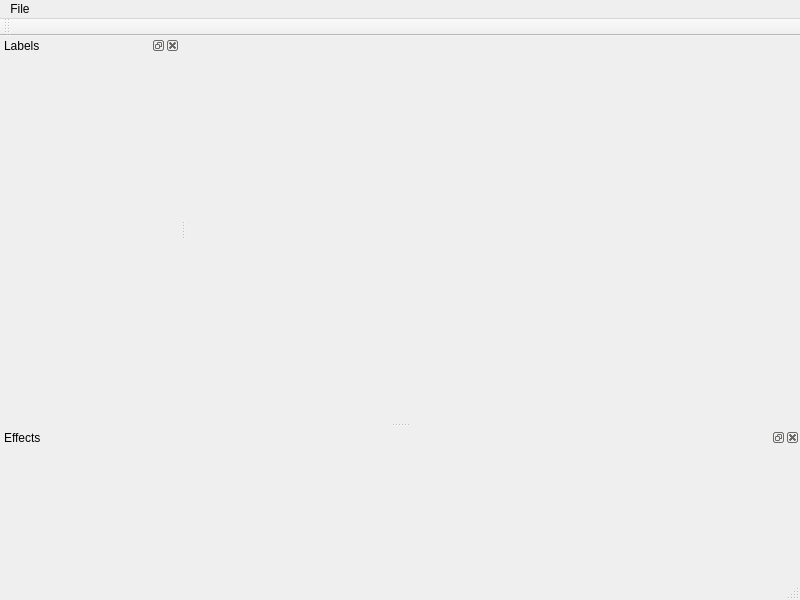
<?xml version="1.0" encoding="UTF-8"?>
<ui version="4.0">
 <class>MainWindow</class>
 <widget class="QMainWindow" name="MainWindow">
  <property name="geometry">
   <rect>
    <x>0</x>
    <y>0</y>
    <width>800</width>
    <height>600</height>
   </rect>
  </property>
  <property name="windowTitle">
   <string>MainWindow</string>
  </property>
  <property name="windowIcon">
   <iconset>
    <normaloff>../res/icons/classification.png</normaloff>../res/icons/classification.png</iconset>
  </property>
  <widget class="QWidget" name="centralWidget"/>
  <widget class="QToolBar" name="mainToolBar">
   <attribute name="toolBarArea">
    <enum>TopToolBarArea</enum>
   </attribute>
   <attribute name="toolBarBreak">
    <bool>false</bool>
   </attribute>
  </widget>
  <widget class="QStatusBar" name="statusBar"/>
  <widget class="QDockWidget" name="dockLabel">
   <property name="minimumSize">
    <size>
     <width>180</width>
     <height>40</height>
    </size>
   </property>
   <property name="windowTitle">
    <string>Labels</string>
   </property>
   <attribute name="dockWidgetArea">
    <number>1</number>
   </attribute>
   <widget class="QWidget" name="dockWidgetContents"/>
  </widget>
  <widget class="QDockWidget" name="dockEffects">
   <property name="minimumSize">
    <size>
     <width>82</width>
     <height>150</height>
    </size>
   </property>
   <property name="windowTitle">
    <string>Effects</string>
   </property>
   <attribute name="dockWidgetArea">
    <number>8</number>
   </attribute>
   <widget class="QWidget" name="dockWidgetContents_2"/>
  </widget>
  <widget class="QMenuBar" name="menuBar">
   <property name="geometry">
    <rect>
     <x>0</x>
     <y>0</y>
     <width>800</width>
     <height>22</height>
    </rect>
   </property>
   <widget class="QMenu" name="menuFile">
    <property name="title">
     <string>File</string>
    </property>
    <addaction name="actionOpen"/>
    <addaction name="actionSaveAs"/>
    <addaction name="actionClose"/>
    <addaction name="separator"/>
    <addaction name="actionExit"/>
   </widget>
   <addaction name="menuFile"/>
  </widget>
  <action name="actionOpen">
   <property name="enabled">
    <bool>true</bool>
   </property>
   <property name="text">
    <string>Open</string>
   </property>
   <property name="statusTip">
    <string>Open Cloud Point File</string>
   </property>
  </action>
  <action name="actionSaveAs">
   <property name="enabled">
    <bool>false</bool>
   </property>
   <property name="text">
    <string>Save As...</string>
   </property>
   <property name="statusTip">
    <string>Save 3D Model</string>
   </property>
  </action>
  <action name="actionDataAnalysisSettings">
   <property name="enabled">
    <bool>false</bool>
   </property>
   <property name="text">
    <string>Data analysis settings</string>
   </property>
   <property name="statusTip">
    <string>Data analysis settings</string>
   </property>
  </action>
  <action name="actionDataAnalysis">
   <property name="enabled">
    <bool>false</bool>
   </property>
   <property name="text">
    <string>Data analysis</string>
   </property>
  </action>
  <action name="actionNumClasses">
   <property name="enabled">
    <bool>false</bool>
   </property>
   <property name="text">
    <string>Set number of classes</string>
   </property>
   <property name="toolTip">
    <string>Set number of classes</string>
   </property>
   <property name="statusTip">
    <string>Set number of classes</string>
   </property>
  </action>
  <action name="actionCompute_features">
   <property name="enabled">
    <bool>false</bool>
   </property>
   <property name="text">
    <string>Compute features</string>
   </property>
   <property name="iconText">
    <string>Compute features</string>
   </property>
   <property name="toolTip">
    <string>Compute features</string>
   </property>
   <property name="statusTip">
    <string>Introduce el numero de caracteriticas geometricas a utilizar.</string>
   </property>
  </action>
  <action name="actionWeightFeatures">
   <property name="enabled">
    <bool>false</bool>
   </property>
   <property name="text">
    <string>Weights settings</string>
   </property>
   <property name="statusTip">
    <string>Select the geometric characteristics</string>
   </property>
  </action>
  <action name="actionEffectFeatures">
   <property name="enabled">
    <bool>false</bool>
   </property>
   <property name="text">
    <string>Effects settings</string>
   </property>
   <property name="statusTip">
    <string>Select effect of each geometric characteristic</string>
   </property>
  </action>
  <action name="actionClassification">
   <property name="enabled">
    <bool>false</bool>
   </property>
   <property name="text">
    <string>Classification</string>
   </property>
  </action>
  <action name="actionNumFeatures">
   <property name="enabled">
    <bool>false</bool>
   </property>
   <property name="text">
    <string>Set number of features</string>
   </property>
   <property name="statusTip">
    <string>Set number of features</string>
   </property>
  </action>
  <action name="actionClose">
   <property name="enabled">
    <bool>false</bool>
   </property>
   <property name="text">
    <string>Close</string>
   </property>
   <property name="statusTip">
    <string>Close all documents</string>
   </property>
  </action>
  <action name="actionExit">
   <property name="text">
    <string>Exit</string>
   </property>
   <property name="statusTip">
    <string>Exit</string>
   </property>
  </action>
  <action name="actionType_of_classification">
   <property name="text">
    <string>Type of classification</string>
   </property>
   <property name="statusTip">
    <string>Select the type of classificaton</string>
   </property>
  </action>
 </widget>
 <layoutdefault spacing="6" margin="11"/>
 <resources/>
 <connections/>
</ui>
